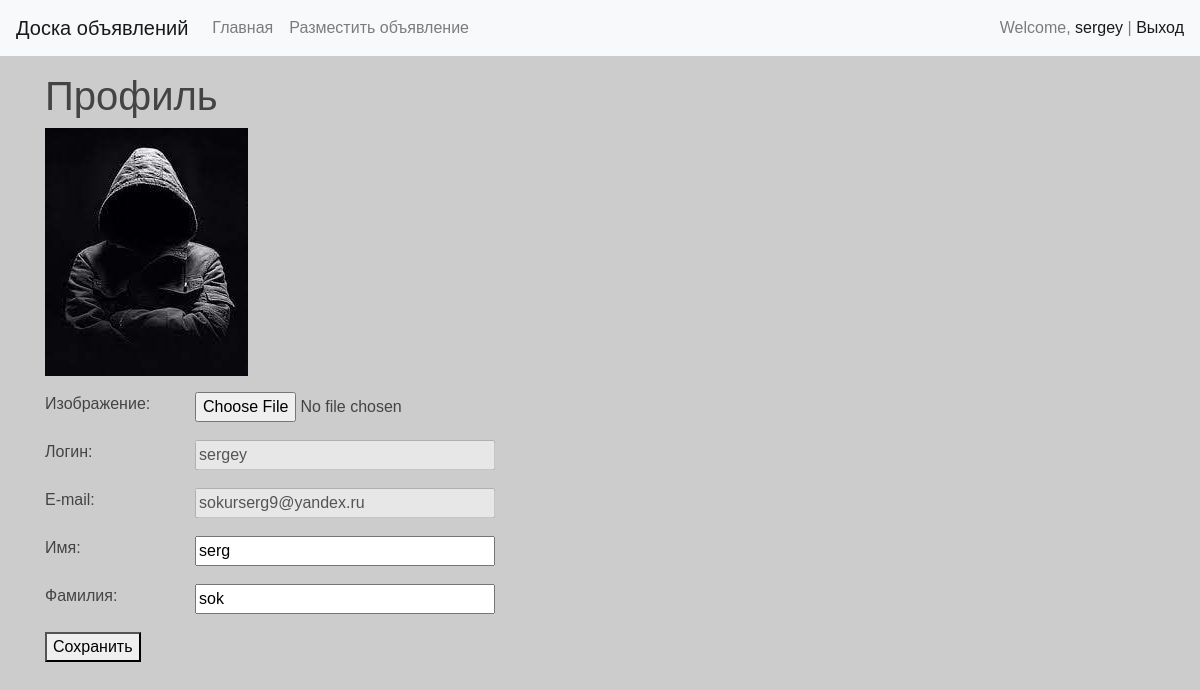
The page /users/profile/ (signed in) on the database its author committed.
### users/models.py (models this page shows)
class User(AbstractUser):
    photo = models.ImageField(upload_to='users/%Y/%m/%d/', blank=True, null=True, verbose_name='Изображение')
    is_verified_email = models.BooleanField(default=False)

### users/views.py (the view, shortened to what this page needs)
# urls.py: path('profile/', views.ProfileUser.as_view(), name='profile'),
class ProfileUser(LoginRequiredMixin, UpdateView):
    model = get_user_model()
    form_class = ProfileUserForm
    template_name = 'users/profile.html'
    extra_context = {'title': 'Профиль пользователя'}
    def get_object(self, queryset=None):
        return self.request.user

### users/forms.py
class ProfileUserForm(forms.ModelForm):
    username = forms.CharField(disabled=True, label='Логин', widget=forms.TextInput(attrs={'class': 'form-input'}))
    email = forms.CharField(disabled=True, label='E-mail', widget=forms.TextInput(attrs={'class': 'form-input'}))
    class Meta:
        model = get_user_model()
        fields = ['photo', 'username', 'email', 'first_name', 'last_name']
        labels = {
            'first_name': 'Имя',
            'last_name': 'Фамилия',
        }
        widgets = {
            'first_name': forms.TextInput(attrs={'class': 'form-input'}),
            'last_name': forms.TextInput(attrs={'class': 'form-input'})
        }

### users/templates/users/profile.html (shortened to what this page needs)
{% extends 'base.html' %}
{% block content %}
<h1>Профиль</h1>
<form method="post" enctype="multipart/form-data">
    {% if user.photo %}
    <p><img src="{{ user.photo.url }}"></p>
    {% else %}
    <p><img src="/media/users/default.jpg"></p>
    {% endif %}
    {% for f in form %}
    <p><label class="form-label" for="{{ f.id_for_label }}">{{ f.label }}: </label>{{ f }}</p>
    {% endfor %}
    <p><button type="submit">Сохранить</button></p>
</form>
{% endblock %}

### templates/inc/_nav.html (shortened to what this page needs)
<nav class="navbar navbar-expand-lg navbar-light bg-light">
    <a class="navbar-brand" href="{% url 'home' %}">Доска объявлений</a>
    <div class="collapse navbar-collapse" id="navbarSupportedContent">
        <ul class="navbar-nav mr-auto">
            <li class="nav-item"><a class="nav-link" href="{% url 'home' %}">Главная</a></li>
            {% if request.user.is_authenticated %}
            <li class="nav-item"><a class="nav-link" href="{% url 'add_page' %}">Разместить объявление</a></li>
            {% endif %}
        </ul>
        <span class="navbar-text">
            {% if request.user.is_authenticated %}
            Welcome, <a href="{% url 'users:profile' %}">{{ user.username }}</a> | <a href="{% url 'users:logout' %}">Выход</a>
            {% else %}
            <a href="{% url 'users:register' %}">Register</a> | <a href="{% url 'users:login' %}">Login</a>
            {% endif %}
        </span>
    </div>
</nav>

### static/css/style.css (style rules this page uses)
body { background-color: #ccc; }
html, body { font-family: 'Arial'; margin: 0; padding: 0; height: 100%; width: 100%; color: #444; }
a { color: #0059b2; text-decoration: none; }
img { max-width: 600px; height: auto; }
.form-input { width: 300px; font-size: 16px; }
.form-label { display: inline-block; min-width: 150px; vertical-align: top; }

### rows shown on the page
User: username "sergey", form "sergey" "sokurserg9@yandex.ru" "serg" "sok"

### other values the page prints
{{ f.label }} "Изображение" "Логин" "E-mail" "Имя" "Фамилия"
